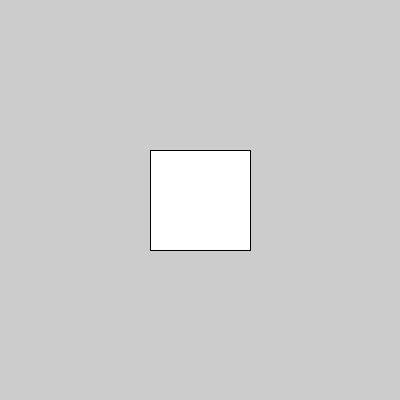
Frame 1 (no input)
Frame 60 (the mouse pressed at the canvas centre just before this capture): identical to frame 1, image omitted
Frame 120 (the mouse held since frame 60 and released just before this capture): identical to frame 1, image omitted

The Processing sketch that drew this single still picture (run headless with seeded random() and noise(); from frame 60 on, the mouse is pressed at the canvas centre):

// Processing sketch: processing_162171
// ── processing_162171.pde


float r;
float g;
float b;
float a;

void setup() {
  size(400, 400);
}
 
void draw() {
  r = random(255);
  g = random(255);
  b = random(255);
  a = random(255);
  fill(255);
  rectMode(CENTER);
   
  rect(width/2, height/2, 100, 100);
}

void mousePressed (){
  if(mouseX > 150 && mouseX < 250 && mouseY > 150 && mouseY <250){
    background (r,g,b,a);
  }
}
